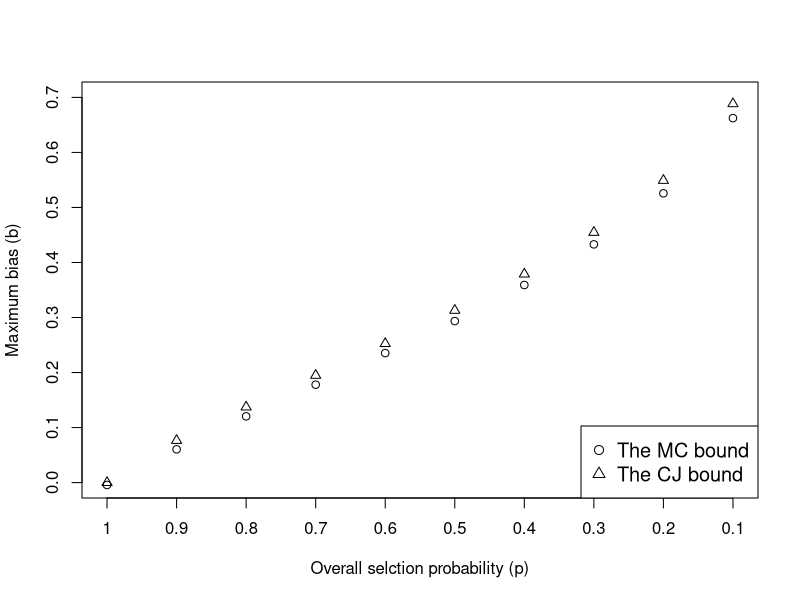

R code for this plot:
## NOTES
## DATA IS SAVED IN "eg1-raw.csv"
## 

library(kableExtra)

## DATA PREPROCESS
example1 <- read.csv("eg1-raw.csv")
example1$sigmasq <- (1/example1$precision)^2

## META-ANALYSIS WITHOUT CONSIDERING PUBLICATION BIAS
library(metafor)
rma.uni(yi = y, vi = sigmasq, data = example1, method = "ML")

## ANALYTICAL COPAS-JACKSON BOUND (tau=0)
p <- seq(1, 0.1, -0.1)
u <- qnorm(p)
b.CJ <- with(example1, {1/p*dnorm(u)*sum(precision)/sum(precision^2)})
names(b.CJ) <- sprintf("p=%.2f", p)
b.CJ

## IMPORT THE MC BOUND
b.MC.result <- read.csv("MCbounds.csv")
b.MC <- rev(b.MC.result$maxb)
names(b.MC) <- sprintf("p=%.2f", p)

## COMPARISON PLOT
setEPS(width = 6, height = 6); postscript("eg1.eps")
plot(b.MC, ylab = "Maximum bias (b)", xlab = "Overall selction probability (p)", ylim = c(0,0.7), xaxt = "n")
points(b.CJ, pch = 2)
axis(1, at = 1:10, labels = p)
legend("bottomright", legend = c("The MC bound", "The CJ bound"), 
       pch=c(1,2), cex = 1.2)
dev.off()

## TABLE1

tab1 <- cbind.data.frame(p = p, b.MC, b.CJ)
sink("tab1.tex")
kbl(tab1, 
    format = "latex",
    longtable = F, 
    booktabs = T, 
    linesep = "\\hline",
    digits = 3,
    align = "r",
    escape = FALSE,
    caption = "The values of the MC bound and the CJ bound in Example 1",
    label = "tab1")
sink()
